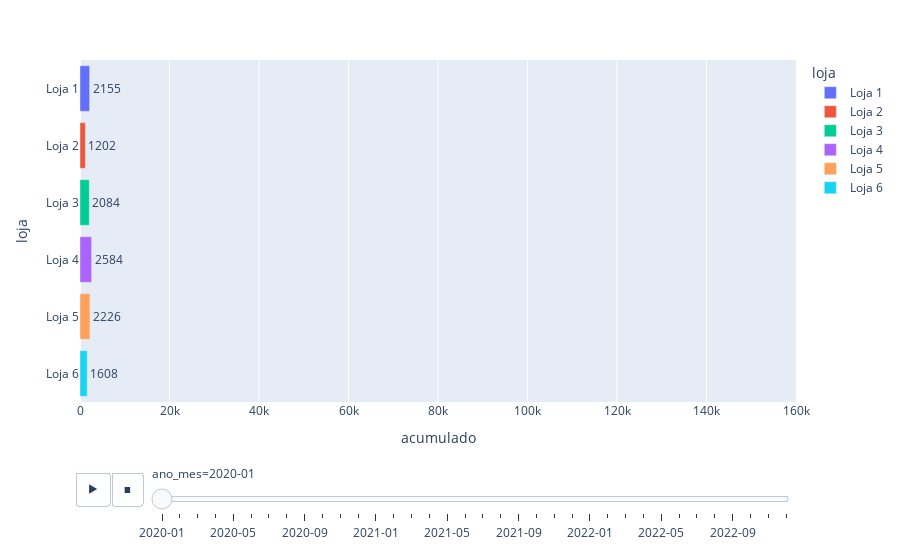

This figure's notebook cell:
### Code cell
# gerando o gráfico
fig = px.bar(agrupado,
            x='acumulado',
            y="loja",
            color='loja',
            text_auto=True,
            range_x=[0,160000], 
            animation_frame='ano_mes')
fig.show()

### Figure 1 — Plotly figure (JSON) as saved in the notebook; plotly's stock layout.template omitted (floating-point values rounded to 4 significant figures)
{"data": [{"alignmentgroup": "True", "hovertemplate": "loja=%{y}<br>ano_mes=2020-01<br>acumulado=%{x}<extra></extra>", "legendgroup": "Loja 1", "marker": {"color": "#636efa", "pattern": {"shape": ""}}, "name": "Loja 1", "offsetgroup": "Loja 1", "orientation": "h", "showlegend": true, "textposition": "auto", "texttemplate": "%{x}", "type": "bar", "x": [2155], "xaxis": "x", "y": ["Loja 1"], "yaxis": "y"}, {"alignmentgroup": "True", "hovertemplate": "loja=%{y}<br>ano_mes=2020-01<br>acumulado=%{x}<extra></extra>", "legendgroup": "Loja 2", "marker": {"color": "#EF553B", "pattern": {"shape": ""}}, "name": "Loja 2", "offsetgroup": "Loja 2", "orientation": "h", "showlegend": true, "textposition": "auto", "texttemplate": "%{x}", "type": "bar", "x": [1202], "xaxis": "x", "y": ["Loja 2"], "yaxis": "y"}, {"alignmentgroup": "True", "hovertemplate": "loja=%{y}<br>ano_mes=2020-01<br>acumulado=%{x}<extra></extra>", "legendgroup": "Loja 3", "marker": {"color": "#00cc96", "pattern": {"shape": ""}}, "name": "Loja 3", "offsetgroup": "Loja 3", "orientation": "h", "showlegend": true, "textposition": "auto", "texttemplate": "%{x}", "type": "bar", "x": [2084], "xaxis": "x", "y": ["Loja 3"], "yaxis": "y"}, {"alignmentgroup": "True", "hovertemplate": "loja=%{y}<br>ano_mes=2020-01<br>acumulado=%{x}<extra></extra>", "legendgroup": "Loja 4", "marker": {"color": "#ab63fa", "pattern": {"shape": ""}}, "name": "Loja 4", "offsetgroup": "Loja 4", "orientation": "h", "showlegend": true, "textposition": "auto", "texttemplate": "%{x}", "type": "bar", "x": [2584], "xaxis": "x", "y": ["Loja 4"], "yaxis": "y"}, {"alignmentgroup": "True", "hovertemplate": "loja=%{y}<br>ano_mes=2020-01<br>acumulado=%{x}<extra></extra>", "legendgroup": "Loja 5", "marker": {"color": "#FFA15A", "pattern": {"shape": ""}}, "name": "Loja 5", "offsetgroup": "Loja 5", "orientation": "h", "showlegend": true, "textposition": "auto", "texttemplate": "%{x}", "type": "bar", "x": [2226], "xaxis": "x", "y": ["Loja 5"], "yaxis": "y"}, {"alignmentgroup": "True", "hovertemplate": "loja=%{y}<br>ano_mes=2020-01<br>acumulado=%{x}<extra></extra>", "legendgroup": "Loja 6", "marker": {"color": "#19d3f3", "pattern": {"shape": ""}}, "name": "Loja 6", "offsetgroup": "Loja 6", "orientation": "h", "showlegend": true, "textposition": "auto", "texttemplate": "%{x}", "type": "bar", "x": [1608], "xaxis": "x", "y": ["Loja 6"], "yaxis": "y"}], "layout": {"barmode": "relative", "legend": {"title": {"text": "loja"}, "tracegroupgap": 0}, "margin": {"t": 60}, "sliders": [{"active": 0, "currentvalue": {"prefix": "ano_mes="}, "len": 0.9, "pad": {"b": 10, "t": 60}, "steps": [{"args": [["2020-01"], {"frame": {"duration": 0, "redraw": true}, "fromcurrent": true, "mode": "immediate", "transition": {"duration": 0, "easing": "linear"}}], "label": "2020-01", "method": "animate"}, {"args": [["2020-02"], {"frame": {"duration": 0, "redraw": true}, "fromcurrent": true, "mode": "immediate", "transition": {"duration": 0, "easing": "linear"}}], "label": "2020-02", "method": "animate"}, {"args": [["2020-03"], {"frame": {"duration": 0, "redraw": true}, "fromcurrent": true, "mode": "immediate", "transition": {"duration": 0, "easing": "linear"}}], "label": "2020-03", "method": "animate"}, {"args": [["2020-04"], {"frame": {"duration": 0, "redraw": true}, "fromcurrent": true, "mode": "immediate", "transition": {"duration": 0, "easing": "linear"}}], "label": "2020-04", "method": "animate"}, {"args": [["2020-05"], {"frame": {"duration": 0, "redraw": true}, "fromcurrent": true, "mode": "immediate", "transition": {"duration": 0, "easing": "linear"}}], "label": "2020-05", "method": "animate"}, {"args": [["2020-06"], {"frame": {"duration": 0, "redraw": true}, "fromcurrent": true, "mode": "immediate", "transition": {"duration": 0, "easing": "linear"}}], "label": "2020-06", "method": "animate"}, {"args": [["2020-07"], {"frame": {"duration": 0, "redraw": true}, "fromcurrent": true, "mode": "immediate", "transition": {"duration": 0, "easing": "linear"}}], "label": "2020-07", "method": "animate"}, {"args": [["2020-08"], {"frame": {"duration": 0, "redraw": true}, "fromcurrent": true, "mode": "immediate", "transition": {"duration": 0, "easing": "linear"}}], "label": "2020-08", "method": "animate"}, {"args": [["2020-09"], {"frame": {"duration": 0, "redraw": true}, "fromcurrent": true, "mode": "immediate", "transition": {"duration": 0, "easing": "linear"}}], "label": "2020-09", "method": "animate"}, {"args": [["2020-10"], {"frame": {"duration": 0, "redraw": true}, "fromcurrent": true, "mode": "immediate", "transition": {"duration": 0, "easing": "linear"}}], "label": "2020-10", "method": "animate"}, {"args": [["2020-11"], {"frame": {"duration": 0, "redraw": true}, "fromcurrent": true, "mode": "immediate", "transition": {"duration": 0, "easing": "linear"}}], "label": "2020-11", "method": "animate"}, {"args": [["2020-12"], {"frame": {"duration": 0, "redraw": true}, "fromcurrent": true, "mode": "immediate", "transition": {"duration": 0, "easing": "linear"}}], "label": "2020-12", "method": "animate"}, {"args": [["2021-01"], {"frame": {"duration": 0, "redraw": true}, "fromcurrent": true, "mode": "immediate", "transition": {"duration": 0, "easing": "linear"}}], "label": "2021-01", "method": "animate"}, {"args": [["2021-02"], {"frame": {"duration": 0, "redraw": true}, "fromcurrent": true, "mode": "immediate", "transition": {"duration": 0, "easing": "linear"}}], "label": "2021-02", "method": "animate"}, {"args": [["2021-03"], {"frame": {"duration": 0, "redraw": true}, "fromcurrent": true, "mode": "immediate", "transition": {"duration": 0, "easing": "linear"}}], "label": "2021-03", "method": "animate"}, {"args": [["2021-04"], {"frame": {"duration": 0, "redraw": true}, "fromcurrent": true, "mode": "immediate", "transition": {"duration": 0, "easing": "linear"}}], "label": "2021-04", "method": "animate"}, {"args": [["2021-05"], {"frame": {"duration": 0, "redraw": true}, "fromcurrent": true, "mode": "immediate", "transition": {"duration": 0, "easing": "linear"}}], "label": "2021-05", "method": "animate"}, {"args": [["2021-06"], {"frame": {"duration": 0, "redraw": true}, "fromcurrent": true, "mode": "immediate", "transition": {"duration": 0, "easing": "linear"}}], "label": "2021-06", "method": "animate"}, {"args": [["2021-07"], {"frame": {"duration": 0, "redraw": true}, "fromcurrent": true, "mode": "immediate", "transition": {"duration": 0, "easing": "linear"}}], "label": "2021-07", "method": "animate"}, {"args": [["2021-08"], {"frame": {"duration": 0, "redraw": true}, "fromcurrent": true, "mode": "immediate", "transition": {"duration": 0, "easing": "linear"}}], "label": "2021-08", "method": "animate"}, {"args": [["2021-09"], {"frame": {"duration": 0, "redraw": true}, "fromcurrent": true, "mode": "immediate", "transition": {"duration": 0, "easing": "linear"}}], "label": "2021-09", "method": "animate"}, {"args": [["2021-10"], {"frame": {"duration": 0, "redraw": true}, "fromcurrent": true, "mode": "immediate", "transition": {"duration": 0, "easing": "linear"}}], "label": "2021-10", "method": "animate"}, {"args": [["2021-11"], {"frame": {"duration": 0, "redraw": true}, "fromcurrent": true, "mode": "immediate", "transition": {"duration": 0, "easing": "linear"}}], "label": "2021-11", "method": "animate"}, {"args": [["2021-12"], {"frame": {"duration": 0, "redraw": true}, "fromcurrent": true, "mode": "immediate", "transition": {"duration": 0, "easing": "linear"}}], "label": "2021-12", "method": "animate"}, {"args": [["2022-01"], {"frame": {"duration": 0, "redraw": true}, "fromcurrent": true, "mode": "immediate", "transition": {"duration": 0, "easing": "linear"}}], "label": "2022-01", "method": "animate"}, {"args": [["2022-02"], {"frame": {"duration": 0, "redraw": true}, "fromcurrent": true, "mode": "immediate", "transition": {"duration": 0, "easing": "linear"}}], "label": "2022-02", "method": "animate"}, {"args": [["2022-03"], {"frame": {"duration": 0, "redraw": true}, "fromcurrent": true, "mode": "immediate", "transition": {"duration": 0, "easing": "linear"}}], "label": "2022-03", "method": "animate"}, {"args": [["2022-04"], {"frame": {"duration": 0, "redraw": true}, "fromcurrent": true, "mode": "immediate", "transition": {"duration": 0, "easing": "linear"}}], "label": "2022-04", "method": "animate"}, {"args": [["2022-05"], {"frame": {"duration": 0, "redraw": true}, "fromcurrent": true, "mode": "immediate", "transition": {"duration": 0, "easing": "linear"}}], "label": "2022-05", "method": "animate"}, {"args": [["2022-06"], {"frame": {"duration": 0, "redraw": true}, "fromcurrent": true, "mode": "immediate", "transition": {"duration": 0, "easing": "linear"}}], "label": "2022-06", "method": "animate"}, {"args": [["2022-07"], {"frame": {"duration": 0, "redraw": true}, "fromcurrent": true, "mode": "immediate", "transition": {"duration": 0, "easing": "linear"}}], "label": "2022-07", "method": "animate"}, {"args": [["2022-08"], {"frame": {"duration": 0, "redraw": true}, "fromcurrent": true, "mode": "immediate", "transition": {"duration": 0, "easing": "linear"}}], "label": "2022-08", "method": "animate"}, {"args": [["2022-09"], {"frame": {"duration": 0, "redraw": true}, "fromcurrent": true, "mode": "immediate", "transition": {"duration": 0, "easing": "linear"}}], "label": "2022-09", "method": "animate"}, {"args": [["2022-10"], {"frame": {"duration": 0, "redraw": true}, "fromcurrent": true, "mode": "immediate", "transition": {"duration": 0, "easing": "linear"}}], "label": "2022-10", "method": "animate"}, {"args": [["2022-11"], {"frame": {"duration": 0, "redraw": true}, "fromcurrent": true, "mode": "immediate", "transition": {"duration": 0, "easing": "linear"}}], "label": "2022-11", "method": "animate"}, {"args": [["2022-12"], {"frame": {"duration": 0, "redraw": true}, "fromcurrent": true, "mode": "immediate", "transition": {"duration": 0, "easing": "linear"}}], "label": "2022-12", "method": "animate"}], "x": 0.1, "xanchor": "left", "y": 0, "yanchor": "top"}], "updatemenus": [{"buttons": [{"args": [null, {"frame": {"duration": 500, "redraw": true}, "fromcurrent": true, "mode": "immediate", "transition": {"duration": 500, "easing": "linear"}}], "label": "&#9654;", "method": "animate"}, {"args": [[null], {"frame": {"duration": 0, "redraw": true}, "fromcurrent": true, "mode": "immediate", "transition": {"duration": 0, "easing": "linear"}}], "label": "&#9724;", "method": "animate"}], "direction": "left", "pad": {"r": 10, "t": 70}, "showactive": false, "type": "buttons", "x": 0.1, "xanchor": "right", "y": 0, "yanchor": "top"}], "xaxis": {"anchor": "y", "domain": [0, 1], "range": [0, 160000], "title": {"text": "acumulado"}}, "yaxis": {"anchor": "x", "categoryarray": ["Loja 6", "Loja 5", "Loja 4", "Loja 3", "Loja 2", "Loja 1"], "categoryorder": "array", "domain": [0, 1], "title": {"text": "loja"}}}}
